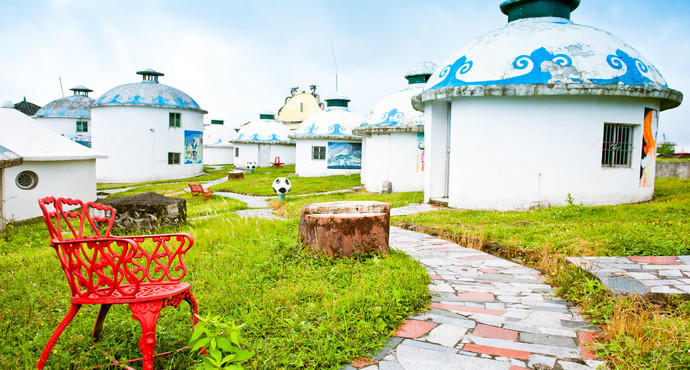
#> input picture 6.jpg, 690 x 370 px
$ python 03.py
#> lines starting #> are read from the running program, lines starting #| are printed output that depends on the picture
import cv2 as cv
import numpy as np


img = cv.imread('6.jpg')
#> img is the input picture: shape (370, 690, 3); mean B, G, R 149.7, 189.2, 185.5
cv.imshow('img',img)
# print(img[0][0])

gary=cv.cvtColor(img, cv.COLOR_BGR2GRAY)
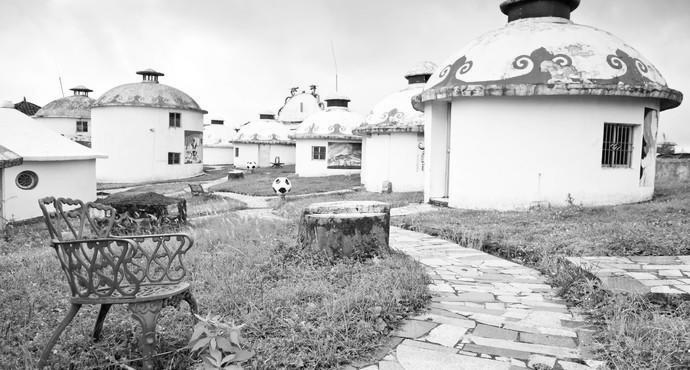
#> gary: shape (370, 690); min 0, max 255, mean 183.6
cv.imshow('gary', gary)


# # 提取 BGR
b,g,r=cv.split(img)
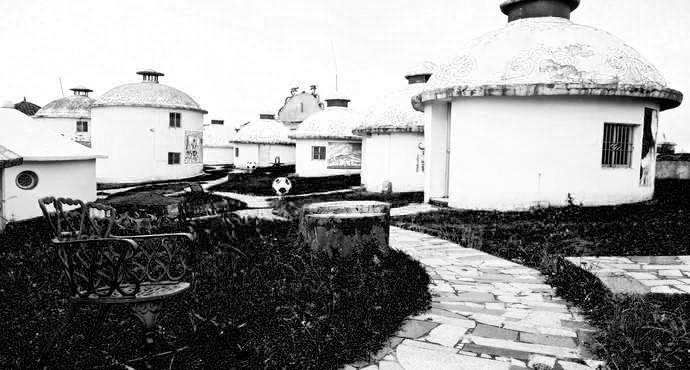
#> b: shape (370, 690); min 0, max 255, mean 149.7
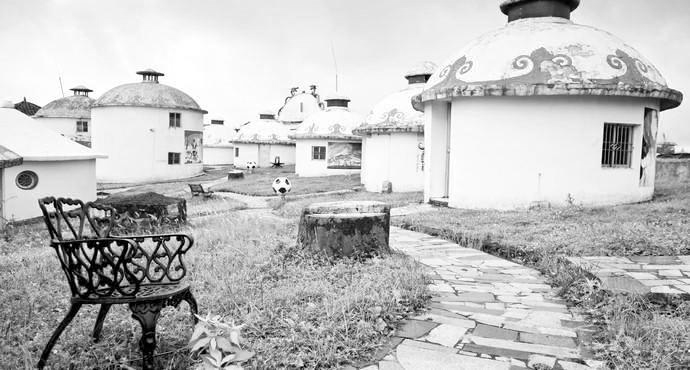
#> g: shape (370, 690); min 0, max 255, mean 189.2
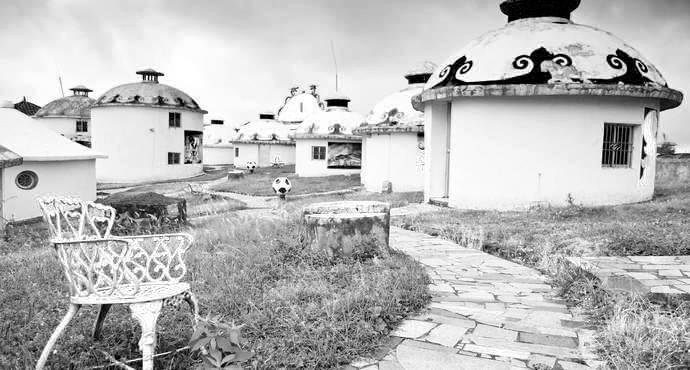
#> r: shape (370, 690); min 0, max 255, mean 185.5

# # RGB output
# img2=cv.merge([r,g,b])
# cv.imshow('img2', img2)


zero=np.zeros(img.shape,dtype=np.uint8)

blue=zero
blue[:, :, 0]=b
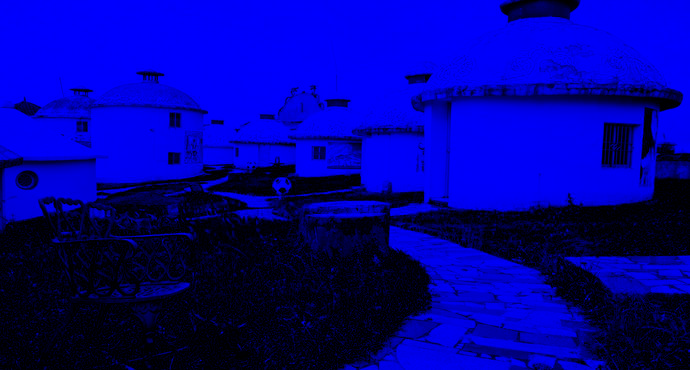
#> blue: shape (370, 690, 3); mean of channels 0, 1, 2 149.7, 0, 0; drawn as B, G, R
cv.imshow('blue', blue)
# [15 lines of commented-out code are left out]


cv.waitKey()
cv.destroyAllWindows()
